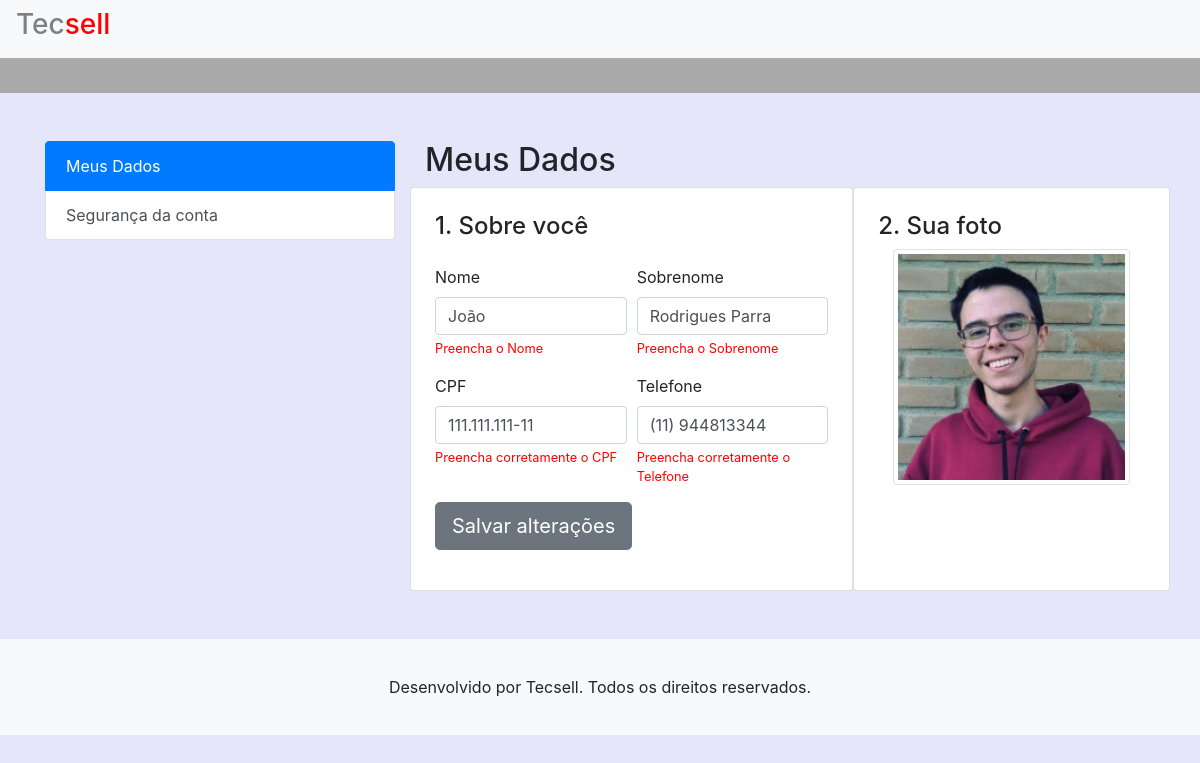
The page /meuperfil.php (signed in) on the database its author committed.
### tables this page shows
CREATE TABLE `cadastro_usuarios` (
  `cpf_usuario` varchar(14) NOT NULL,
  `status_usuario` enum('Ativo','Bloqueado') NOT NULL DEFAULT 'Ativo',
  `nome_usuario` varchar(100) NOT NULL,
  `sobrenome_usuario` varchar(100) NOT NULL,
  `telefone_usuario` varchar(14) NOT NULL,
  `email_usuario` varchar(100) NOT NULL,
  `senha_usuario` varchar(50) NOT NULL,
  `foto_usuario` varchar(100) NOT NULL DEFAULT 'fotos/sistema/usuariosemfoto.jpg',
  `data_cadastro_usuario` timestamp NOT NULL DEFAULT current_timestamp(),
  `cod_recuperacao` varchar(6) NOT NULL DEFAULT '0'
);

### meuperfil.php (the view, shortened to what this page needs)
<?php
	if(isset($_SESSION['email_usuario']))
	{
		$email = $_SESSION['email_usuario'];
	}
	if(isset($_SESSION["logado_usuario"]) && $_SESSION['logado_usuario'] == "sim")
	{
		include('header.php');
		include('menu_busca.php');
?>
<?php
	$sql = "select * from cadastro_usuarios where email_usuario = '$email'";
	$resultado = $conexao->query($sql);
	$linha = $resultado->fetch_object();
?>
<div class="container mt-5 mx-auto">
	<div class="row">
		<div class="col-4">
			<div class="list-group" id="list-tab" role="tablist">
				<a class="list-group-item list-group-item-action active" id="list-dados-list" data-toggle="list" href="#list-dados" role="tab" aria-controls="home">Meus Dados</a>
				<a class="list-group-item list-group-item-action" id="list-seguranca-list" data-toggle="list" href="#list-seguranca" role="tab" aria-controls="profile">Segurança da conta</a>
			</div>
		</div>
		<div class="col-8">
			<div class="tab-content" id="nav-tabContent">
				<div class="tab-pane fade show active" id="list-dados" role="tabpanel" aria-labelledby="list-dados-list">
					<div class="row">
						<h2 class="col-12">Meus Dados</h2>
						<div class="card col-7 p-4">
							<h4>1. Sobre você</h4>
							<div class="form-row mt-3">
								<div class="form-group col-md-6">
									<label for="inputNome">Nome</label>
									<input type="text" maxlength="30" class="form-control" name="inputNome" id="inputNome" placeholder="Nome" value="<?php echo "$linha->nome_usuario" ?>">
									<small id="nomeHelp" class="form-text">Preencha o Nome</small>
								</div>
								<div class="form-group col-md-6">
									<label for="inputSobrenome">Sobrenome</label>
									<input type="text" maxlength="40" class="form-control" name="inputSobrenome" id="inputSobrenome" placeholder="Sobrenome" value="<?php echo "$linha->sobrenome_usuario" ?>">
									<small id="sobrenomeHelp" class="form-text">Preencha o Sobrenome</small>
								</div>
								<div class="form-group col-md-6">
									<label for="inputCpf">CPF</label>
									<input type="text" maxlength="14" class="form-control" name="inputCpf" id="inputCpf" placeholder="CPF" value="<?php echo "$linha->cpf_usuario" ?>">
									<small id="cpfHelp" class="form-text">Preencha corretamente o CPF</small>
								</div>
								<div class="form-group col-md-6">
									<label for="inputCelular">Telefone</label>
									<input type="text" maxlength="14" class="form-control" name="inputCelular" id="inputCelular" placeholder="Telefone" value="<?php echo "$linha->telefone_usuario" ?>">
									<small id="celularHelp" class="form-text">Preencha corretamente o Telefone</small>
								</div>
								<div class="form-group col-md-6">
									<input value="Salvar alterações" type="button" id="btn_salvar" class="btn btn-secondary btn-lg"></input>
								</div>
							</div>
						</div>
						<div class="card col-5 p-4">
							<h4>2. Sua foto</h4>
							<div class="col-12">
								<form class="form" action="#" method="post" id="form" enctype="multipart/form-data">
									<img id="perfil" class="img-thumbnail w-100" src="<?php echo "$linha->foto_usuario" ?>" onclick="document.getElementById('fotoperfil').click()" style="cursor: pointer;">
								</form>
							</div>
						</div>
					</div>
				</div>
			</div>
		</div>
	</div>
</div>
<?php
    include("footer.php");
	}
	else
	{
		header("Location:login.php");
	}
?>

### css/main.css (style rules this page uses)
a { text-decoration: none !important; }

### meuperfil.php (style rules this page uses)
small { color: red; }

### footer.php (style rules this page uses)
a { color: black; }

### rows shown on the page
cadastro_usuarios: inputNome "João", inputSobrenome "Rodrigues Parra", inputCpf "111.111.111-11", inputCelular "(11) 944813344", foto_usuario (picture)
